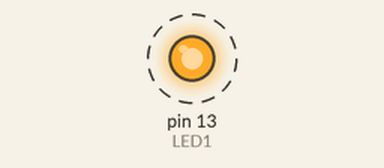
This sketch was run on a simulated Arduino Uno, built with avr-gcc and run on an emulated ATmega328P. Shown: output pins drawn as LEDs (lit = HIGH). Dashed ring = blinking.

Above: at 0.2 s.
Timing chart, 0 to 3.0 s (numbered marks = the images above):
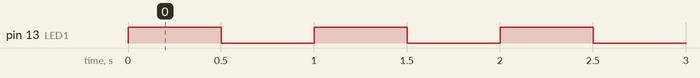

Measured:
- by itself, pin 13 (LED1): alternates HIGH for 0.50 s and LOW for 0.50 s

The sketch:

1.1_blink.ino
```cpp
const int LED1 =  LED_BUILTIN;

void setup() {
  pinMode(LED_BUILTIN, OUTPUT);
  digitalWrite(LED_BUILTIN, HIGH);

  pinMode(LED1, OUTPUT);

}

void loop() {

  digitalWrite(LED1, HIGH);
  delay(500);
  digitalWrite(LED1, LOW);
  delay(500);


}
```
